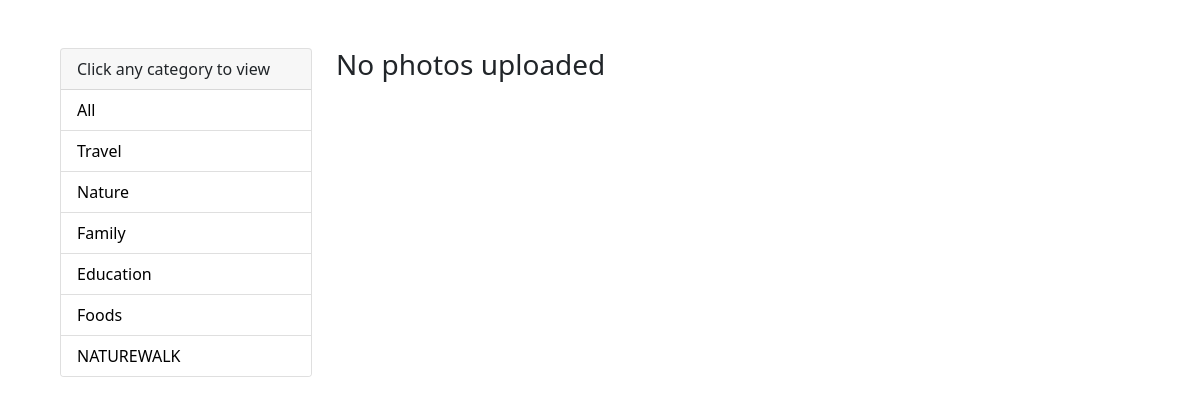
Before: /?category=Foods with the older database file.
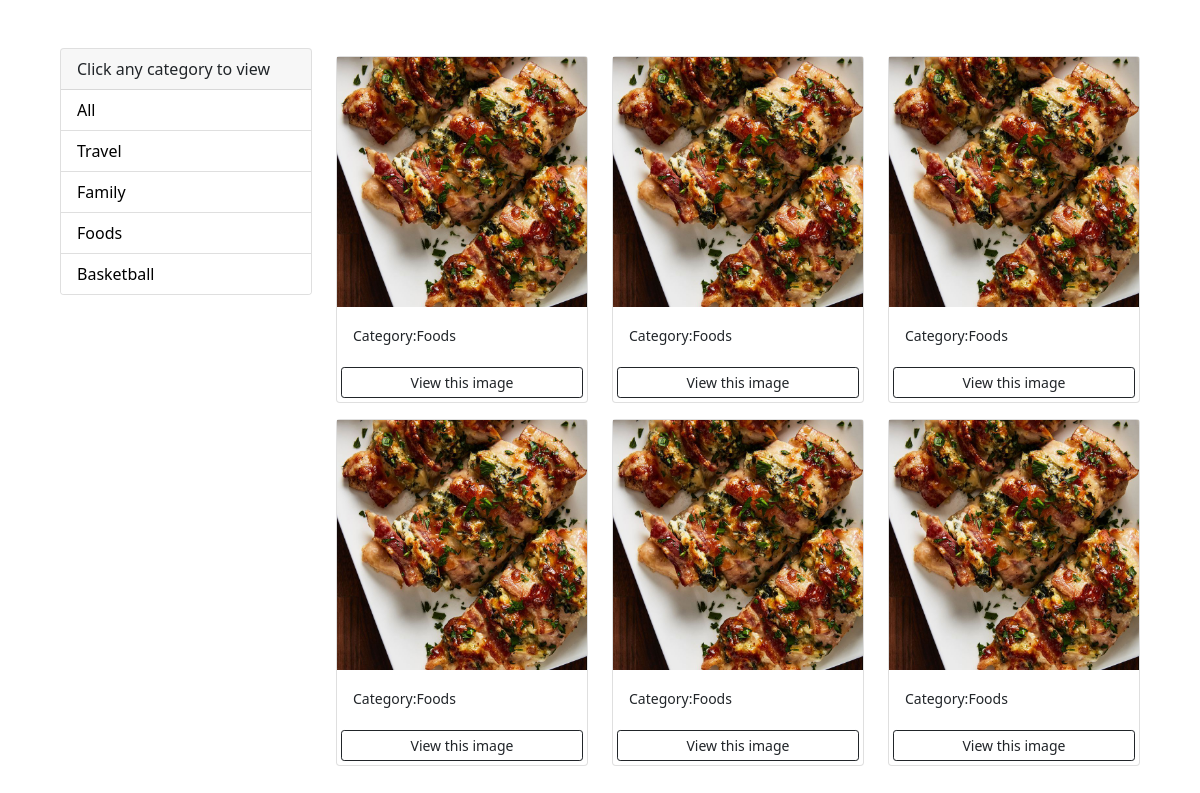
After: the same page with the newer database file.
### photos/models.py (models this page shows, shortened)
class Category(models.Model):
    name = models.CharField(max_length=100, null=False, blank=False)

class Photo(models.Model):
    category = models.ForeignKey(Category, on_delete=models.SET_NULL, null=True, blank=True)
    image = models.ImageField(null=False, blank=False)
    description = models.TextField()

### photos/views.py (the view)
# urls.py: path('', views.gallery, name='gallery'), # Our homepage
def gallery(request):
    category = request.GET.get('category')
    if category == None:
        photos = Photo.objects.all()
    else:
        photos = Photo.objects.filter(category__name = category)
    categories = Category.objects.all()
    context = {'categories':categories, 'photos':photos}
    return render(request, 'photos/gallery.html', context)

### photos/templates/photos/gallery.html (shortened to what this page needs)
<!DOCTYPE html>
<html lang="en">
<head>
    <link href="https://cdn.jsdelivr.net/npm/bootstrap@5.0.0-beta1/dist/css/bootstrap.min.css" rel="stylesheet"
>
</head>
<body class="m-5">
<div class="container">
    <div class="row">
        <div class="col-md-3">
            <div class="card">
                <div class="card-header"> Click any category to view </div>
                <ul class="list-group list-group-flush">
                    <li class="list-group-item"><a href="{% url 'gallery' %}">All</a></li>
                        {% for category in categories %}
                        <li class=" list-group-item">
                            <a href="{% url 'gallery' %}?category={{category.name}}">
                                {{category.name}}
                            </a>
                        </li>
                        {% endfor %}
                </ul>
            </div>
        </div>
                <div class="col-md-9">
            <div class="row">
                {% for photo in photos %}
                <div class="col-md-4">
                    <div class="card my-2">
                        <img class="image-thumbnail" src="{{photo.image.url}}" alt="Card image cap">
                        <div class="card-body">
                            <small>Category:{{photo.category.name}}</small>
                        </div>
                        <a class="btn btn-outline-dark btn-sm m-1" href="{% url 'photo' photo.id %}">View this image</a>
                    </div>
                </div>
                {% empty%}
                <h3>No photos uploaded</h3>
                {% endfor %}
            </div>
        </div>
    </div>
</div>
</body>
</html>

### photos/templates/photos/gallery.html (style rules this page uses)
.list-group-item a { text-decoration: none; color: black; }

Changed rows visible on the page:
removed Category: name "Nature"
removed Category: name "Education"
removed Category: name "NATUREWALK"
added Category: name "Basketball"
added Photo: image (picture), category.name "Foods"
added Photo: image (picture), category.name "Foods"
added Photo: image (picture), category.name "Foods"
added Photo: image (picture), category.name "Foods"
added Photo: image (picture), category.name "Foods"
added Photo: image (picture), category.name "Foods"
Other visible differences:
text no longer shown: "No photos uploaded"
